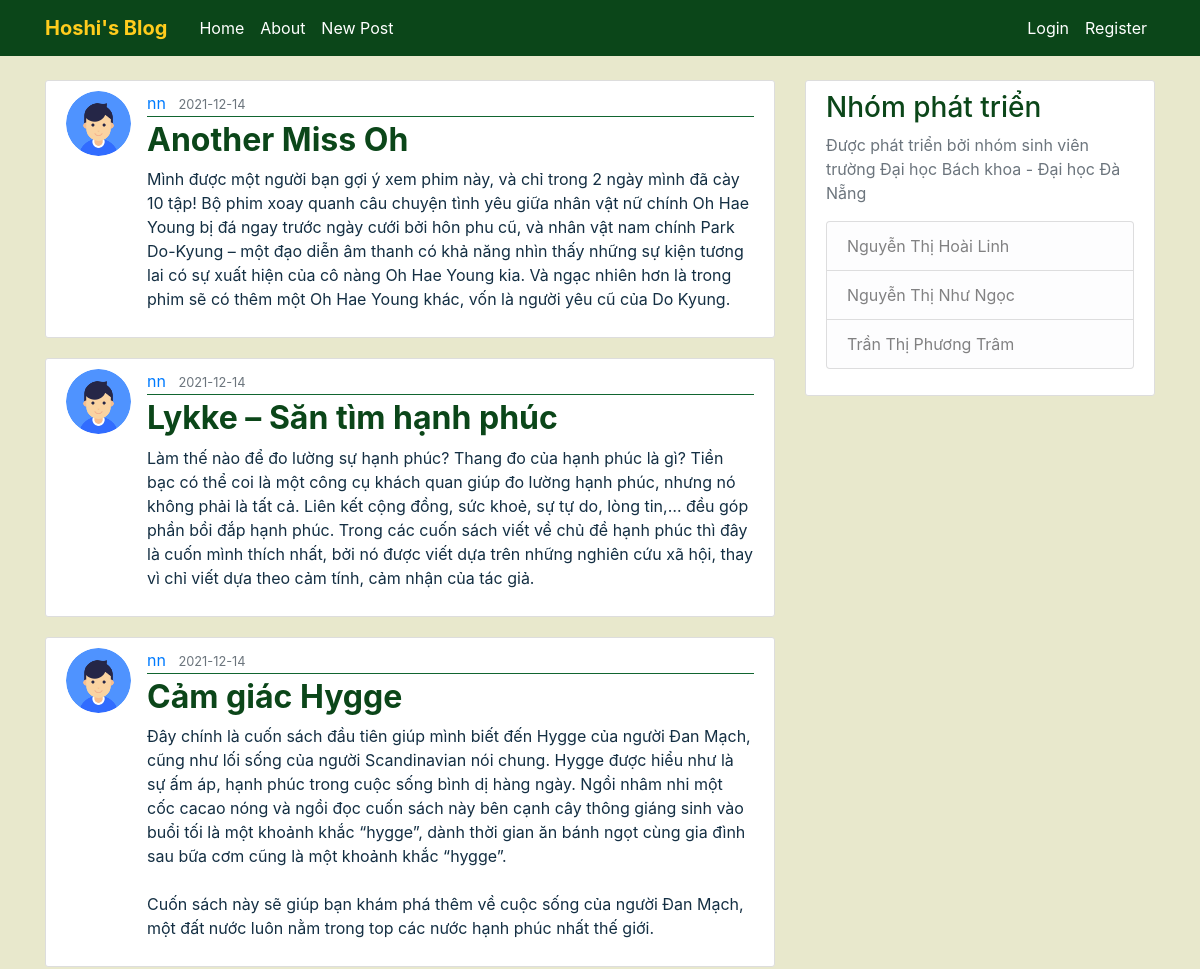
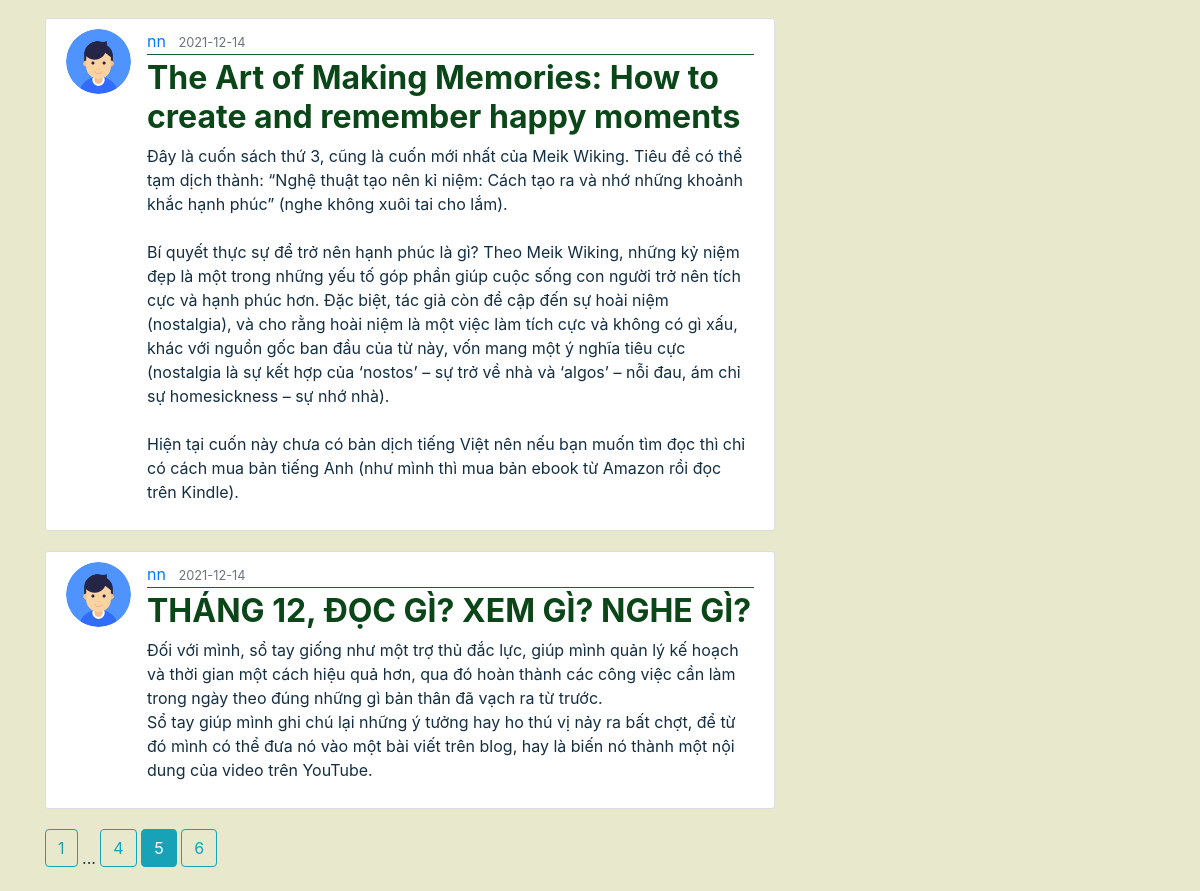
/home?page=5, run on the app's committed database (2 pictures, top to bottom).
### FlaskBlog/models.py (models this page shows, shortened)
class Post(db.Model):
    id = db.Column(db.Integer, primary_key=True)
    title = db.Column(db.String(100), nullable=False)
    date_posted = db.Column(db.DateTime, nullable=False, default=datetime.utcnow)
    content = db.Column(db.Text, nullable=False)
    user_id = db.Column(db.Integer, db.ForeignKey('user.id'), nullable=False)

class User(db.Model, UserMixin):
    id = db.Column(db.Integer, primary_key=True)
    username = db.Column(db.String(20), unique=True, nullable=False)
    email = db.Column(db.String(120), unique=True, nullable=False)
    image_file = db.Column(db.String(20), nullable=False, default='default.png')
    password = db.Column(db.String(60), nullable=False)
    posts = db.relationship('Post', backref='author', lazy=True)

### FlaskBlog/routes.py (the view)
@app.route("/")
@app.route("/home")
def home():
    page = request.args.get('page', 1, type=int)
    posts = Post.query.order_by(Post.date_posted.desc()).paginate(page=page, per_page=5)
    return render_template('home.html', posts=posts)

### FlaskBlog/templates/home.html
{% extends "layout.html" %}
{% block content %}
    {% for post in posts.items %}
        <article class="media content-section">
          <img class="rounded-circle article-img" src="{{ url_for('static', filename='avatar/' + post.author.image_file) }}">
          <div class="media-body">
            <div class="article-metadata">
              <a class="mr-2" href="{{ url_for('user_posts', username=post.author.username) }}">{{ post.author.username }}</a>
              <small class="text-muted">{{ post.date_posted.strftime('%Y-%m-%d') }}</small>
            </div>
            <h2><a class="article-title" href="{{ url_for('post', post_id=post.id) }}">{{ post.title }}</a></h2>
            <p class="article-content">{{ post.content }}</p>
          </div>
        </article>
    {% endfor %}
    {% for page_num in posts.iter_pages(left_edge=1, right_edge=1, left_current=1, right_current=2) %}
      {% if page_num %}
        {% if posts.page == page_num %}
          <a class="btn btn-info mb-4" href="{{ url_for('home', page=page_num) }}">{{ page_num }}</a>
        {% else %}
          <a class="btn btn-outline-info mb-4" href="{{ url_for('home', page=page_num) }}">{{ page_num }}</a>
        {% endif %}
      {% else %}
        ...
      {% endif %}
    {% endfor %}
{% endblock content %}

### FlaskBlog/static/main.css (style rules this page uses)
body { background: #E8E8CC; color: #142F43; margin-top: 5rem; }
h1, h2, h3, h4, h5, h6 { color: #0B4619; }
.content-section { background: #ffffff; padding: 10px 20px; border: 1px solid #dddddd; border-radius: 3px; margin-bottom: 20px; }
.article-title { color: #0B4619; font-weight: bold; }
.article-content { white-space: pre-line; }
.article-img { height: 65px; width: 65px; margin-right: 16px; }
.article-metadata { padding-bottom: 1px; margin-bottom: 4px; border-bottom: 1px solid #116530 }

### data on the page
Post: image_file (placeholder picture), author.username "nn", date_posted "2021-12-14", title "Another Miss Oh", content "Mình được một người bạn gợi ý xem phim này, và chỉ trong 2 ngày mình đã cày 10 tập! Bộ phim xoay quanh câu chuyện tình yêu giữa nhân vật nữ chính Oh Hae Young bị đá ngay trước ngày cưới bởi hôn phu cũ, và nhân vật nam chính Park Do-Kyung – một đạo diễn âm thanh có khả năng nhìn thấy những sự kiện tương lai có sự xuất hiện của cô nàng Oh Hae Young kia. Và ngạc nhiên hơn là trong phim sẽ có thêm một Oh Hae Young khác, vốn là người yêu cũ của Do Kyung."
Post: image_file (placeholder picture), author.username "nn", date_posted "2021-12-14", title "Lykke – Săn tìm hạnh phúc", content "Làm thế nào để đo lường sự hạnh phúc? Thang đo của hạnh phúc là gì? Tiền bạc có thể coi là một công cụ khách quan giúp đo lường hạnh phúc, nhưng nó không phải là tất cả. Liên kết cộng đồng, sức khoẻ, sự tự do, lòng tin,… đều góp phần bồi đắp hạnh phúc. Trong các cuốn sách viết về chủ đề hạnh phúc thì đây là cuốn mình thích nhất, bởi nó được viết dựa trên những nghiên cứu xã hội, thay vì chỉ viết dựa theo cảm tính, cảm nhận của tác giả."
Post: image_file (placeholder picture), author.username "nn", date_posted "2021-12-14", title "Cảm giác Hygge", content "Đây chính là cuốn sách đầu tiên giúp mình biết đến Hygge của người Đan Mạch, cũng như lối sống của người Scandinavian nói chung. Hygge được hiểu như là sự ấm áp, hạnh phúc trong cuộc sống bình dị hàng ngày. Ngồi nhâm nhi một cốc cacao nóng và ngồi đọc cuốn sách này bên cạnh cây thông giáng sinh vào buổi tối là một khoảnh khắc “hygge”, dành thời gian ăn bánh ngọt cùng gia đình sau bữa cơm cũng là một khoảnh khắc “hygge”. Cuốn sách này sẽ giúp bạn khám phá thêm về cuộc sống của người Đan Mạch, một đất nước luôn nằm trong top các nước hạnh phúc nhất thế giới."
Post: image_file (placeholder picture), author.username "nn", date_posted "2021-12-14", title "The Art of Making Memories: How to create and remember happy moments", content "Đây là cuốn sách thứ 3, cũng là cuốn mới nhất của Meik Wiking. Tiêu đề có thể tạm dịch thành: “Nghệ thuật tạo nên kỉ niệm: Cách tạo ra và nhớ những khoảnh khắc hạnh phúc” (nghe không xuôi tai cho lắm). Bí quyết thực sự để trở nên hạnh phúc là gì? Theo Meik Wiking, những kỷ niệm đẹp là một trong những yếu tố góp phần giúp cuộc sống con người trở nên tích cực và hạnh phúc hơn. Đặc biệt, tác giả còn đề cập đến sự hoài niệm (nostalgia), và cho rằng hoài niệm là một việc làm tích cực và không có gì xấu, khác với nguồn gốc ban đầu của từ này, vốn mang một ý nghĩa tiêu cực (nostalgia là sự kết hợp của ‘nostos’ – sự trở về nhà và ‘algos’ – nỗi đau, ám chỉ sự homesickness – sự nhớ nhà). Hiện tại…"
Post: image_file (placeholder picture), author.username "nn", date_posted "2021-12-14", title "THÁNG 12, ĐỌC GÌ? XEM GÌ? NGHE GÌ?", content "Đối với mình, sổ tay giống như một trợ thủ đắc lực, giúp mình quản lý kế hoạch và thời gian một cách hiệu quả hơn, qua đó hoàn thành các công việc cần làm trong ngày theo đúng những gì bản thân đã vạch ra từ trước. Sổ tay giúp mình ghi chú lại những ý tưởng hay ho thú vị nảy ra bất chợt, để từ đó mình có thể đưa nó vào một bài viết trên blog, hay là biến nó thành một nội dung của video trên YouTube."

### other printed values
{{ page_num }} "1" "4" "6"
{{ page_num }} "5"
